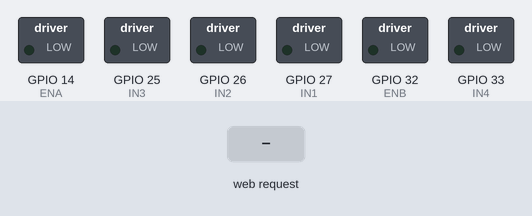
A sketch run on a simulated ESP32. Shown: switched loads named in the sketch (green lamp = pin HIGH). Inputs (shaded band) come from the test bench. What the sketch prints to the serial monitor is not drawn.

Above: at 1.2 s.
1.3 s: HTTP request GET /joy?x=1&y=1&val=1 received
At 2.0 s:
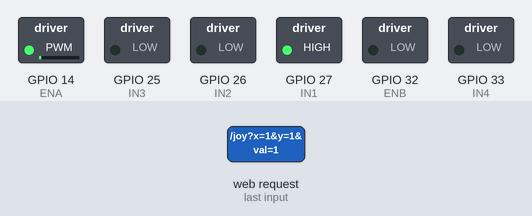
2.8 s: HTTP request GET /joy?x=120&y=120&val=120 received
At 3.1 s:
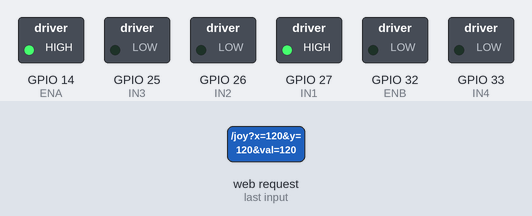
Timing chart, 0 to 5.8 s (numbered marks = the images above; inputs shaded):
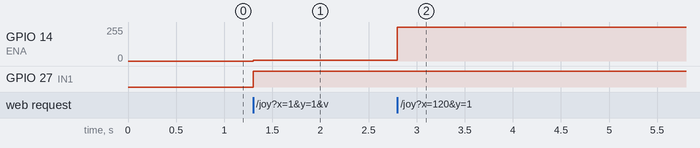

Measured:
- after the input at 1.3 s, GPIO 14 (ENA): 0/255 → 5/255 at once; GPIO 27 (IN1): LOW → HIGH at once
- after the input at 2.8 s, GPIO 14 (ENA): 5/255 → 255/255 at once

The sketch:

Bluetooth_RC_Car_code.ino
```cpp
#include <WiFi.h>
#include <WebServer.h>

// --- WiFi Credentials (Access Point Mode) ---
const char* ssid = "Vinay";
const char* password = "vinay1234";

WebServer server(80);

// --- L298N Motor Driver Pins ---
// Left Motor (A)
const int ENA = 14;
const int IN1 = 27;
const int IN2 = 26;
// Right Motor (B)
const int ENB = 32;
const int IN3 = 25;
const int IN4 = 33;

// --- Global Variables ---
int speedLimit = 255;
bool isInverted = false; // Tracks if controls are flipped

// --- The Web Interface ---
const char* htmlPage = R"rawliteral(<!DOCTYPE html>
<html lang="en">
<head>
    <meta charset="UTF-8">
    <meta name="viewport" content="width=device-width, initial-scale=1.0, maximum-scale=1.0, user-scalable=no">
    <title>ESP32 Robot Remote</title>
    <style>
        :root {
            --navy: #0b192c;
            --cyan: #00e5ff;
            --green: #39ff14;
            --orange: #ff9900;
            --dark-panel: #142847;
        }

        body {
            background-color: var(--navy);
            color: white;
            font-family: 'Segoe UI', Tahoma, Geneva, Verdana, sans-serif;
            margin: 0;
            padding: 20px;
            display: flex;
            flex-direction: column;
            align-items: center;
            touch-action: none;
        }

        h1 { margin-top: 0; color: var(--cyan); text-transform: uppercase; letter-spacing: 2px; }

        #status {
            padding: 10px 20px;
            border-radius: 20px;
            background-color: var(--dark-panel);
            color: #ff4444;
            font-weight: bold;
            margin-bottom: 20px;
            border: 1px solid #ff4444;
            transition: all 0.3s;
        }

        .joystick-container {
            position: relative;
            background-color: var(--dark-panel);
            border: 3px solid var(--cyan);
            border-radius: 50%;
            box-shadow: 0 0 15px rgba(0, 229, 255, 0.3);
            margin-bottom: 30px;
        }

        canvas { display: block; }

        .controls-panel {
            width: 100%;
            max-width: 400px;
            display: flex;
            flex-direction: column;
            gap: 20px;
        }

        .slider-container label {
            display: flex;
            justify-content: space-between;
            color: var(--cyan);
            margin-bottom: 10px;
            font-weight: bold;
        }

        input[type=range] {
            -webkit-appearance: none;
            width: 100%;
            background: transparent;
        }

        input[type=range]::-webkit-slider-runnable-track {
            width: 100%;
            height: 10px;
            background: var(--dark-panel);
            border-radius: 5px;
            border: 1px solid var(--cyan);
        }

        input[type=range]::-webkit-slider-thumb {
            -webkit-appearance: none;
            height: 24px;
            width: 24px;
            border-radius: 50%;
            background: var(--green);
            cursor: pointer;
            margin-top: -8px;
            box-shadow: 0 0 10px var(--green);
        }

        .button-group {
            display: flex;
            width: 100%;
        }

        .action-btn {
            flex: 1;
            padding: 15px;
            background-color: transparent;
            color: var(--cyan);
            border: 2px solid var(--cyan);
            border-radius: 10px;
            font-size: 16px;
            font-weight: bold;
            text-transform: uppercase;
            cursor: pointer;
            transition: all 0.2s;
        }

        /* Styling for when controls are inverted */
        .action-btn.active {
            background-color: var(--orange);
            color: var(--navy);
            border-color: var(--orange);
            box-shadow: 0 0 15px var(--orange);
        }
    </style>
</head>
<body>

    <h1>Robot Control</h1>
    <div id="status">● Standby</div>

    <div class="joystick-container">
        <canvas id="joystick" width="250" height="250"></canvas>
    </div>

    <div class="controls-panel">
        <div class="slider-container">
            <label><span>Speed Limit</span> <span id="speed-val">255</span></label>
            <input type="range" id="speed" min="0" max="255" value="255">
        </div>

        <div class="button-group">
            <button class="action-btn" id="btn-invert">Invert Controls: OFF</button>
        </div>
    </div>

    <script>
        const statusEl = document.getElementById('status');
        const speedSlider = document.getElementById('speed');
        const speedVal = document.getElementById('speed-val');
        const btnInvert = document.getElementById('btn-invert');

        let isInverted = false;

        function sendCommand(endpoint) {
            fetch(endpoint)
                .then(response => {
                    statusEl.innerText = "● Connected";
                    statusEl.style.color = "var(--green)";
                    statusEl.style.borderColor = "var(--green)";
                })
                .catch(error => {
                    statusEl.innerText = "● Disconnected";
                    statusEl.style.color = "#ff4444";
                    statusEl.style.borderColor = "#ff4444";
                });
        }

        // --- Speed Slider ---
        speedSlider.addEventListener('input', (e) => {
            speedVal.innerText = e.target.value;
        });
        speedSlider.addEventListener('change', (e) => {
            sendCommand(`/speed?val=${e.target.value}`);
        });

        // --- Invert Controls Button ---
        function toggleInvert(e) {
            if (e) e.preventDefault();
            isInverted = !isInverted;

            if (isInverted) {
                btnInvert.classList.add('active');
                btnInvert.innerText = "Invert Controls: ON";
            } else {
                btnInvert.classList.remove('active');
                btnInvert.innerText = "Invert Controls: OFF";
            }

            sendCommand(`/invert?state=${isInverted ? 1 : 0}`);
        }

        btnInvert.addEventListener('touchstart', toggleInvert);
        btnInvert.addEventListener('click', toggleInvert);


        // --- Joystick Logic ---
        const canvas = document.getElementById('joystick');
        const ctx = canvas.getContext('2d');
        const radius = canvas.width / 2;
        const maxStickDistance = radius - 30;

        let isDrawing = false;
        let lastSendTime = 0;
        const THROTTLE_MS = 100;

        function drawJoystick(x, y) {
            ctx.clearRect(0, 0, canvas.width, canvas.height);
            ctx.beginPath();
            ctx.arc(x, y, 30, 0, Math.PI * 2);
            ctx.fillStyle = "var(--cyan)";
            ctx.fill();
            ctx.shadowBlur = 10;
            ctx.shadowColor = "var(--cyan)";
            ctx.closePath();
        }

        function resetJoystick() {
            drawJoystick(radius, radius);
            sendCommand(`/joy?x=0&y=0`);
        }

        resetJoystick();

        function handleMove(clientX, clientY) {
            if (!isDrawing) return;

            const rect = canvas.getBoundingClientRect();
            const mouseX = clientX - rect.left;
            const mouseY = clientY - rect.top;

            const dx = mouseX - radius;
            const dy = mouseY - radius;
            const distance = Math.min(Math.sqrt(dx*dx + dy*dy), maxStickDistance);
            const angle = Math.atan2(dy, dx);

            const knobX = radius + distance * Math.cos(angle);
            const knobY = radius + distance * Math.sin(angle);

            drawJoystick(knobX, knobY);

            const mapX = Math.round((distance * Math.cos(angle) / maxStickDistance) * 100);
            const mapY = Math.round(((distance * Math.sin(angle) / maxStickDistance) * 100) * -1);

            const now = Date.now();
            if (now - lastSendTime > THROTTLE_MS) {
                sendCommand(`/joy?x=${mapX}&y=${mapY}`);
                lastSendTime = now;
            }
        }

        canvas.addEventListener('touchstart', (e) => {
            e.preventDefault();
            isDrawing = true;
            handleMove(e.touches[0].clientX, e.touches[0].clientY);
        });

        canvas.addEventListener('touchmove', (e) => {
            e.preventDefault();
            handleMove(e.touches[0].clientX, e.touches[0].clientY);
        });

        canvas.addEventListener('touchend', (e) => {
            e.preventDefault();
            isDrawing = false;
            resetJoystick();
        });

        canvas.addEventListener('mousedown', (e) => {
            isDrawing = true;
            handleMove(e.clientX, e.clientY);
        });
        canvas.addEventListener('mousemove', (e) => {
            handleMove(e.clientX, e.clientY);
        });
        canvas.addEventListener('mouseup', () => {
            isDrawing = false;
            resetJoystick();
        });
        canvas.addEventListener('mouseleave', () => {
            if(isDrawing) {
                isDrawing = false;
                resetJoystick();
            }
        });
    </script>
</body>
</html>)rawliteral";

void setup() {
  Serial.begin(115200);

  // Initialize Motor Pins
  pinMode(ENA, OUTPUT);
  pinMode(IN1, OUTPUT);
  pinMode(IN2, OUTPUT);
  pinMode(ENB, OUTPUT);
  pinMode(IN3, OUTPUT);
  pinMode(IN4, OUTPUT);

  // Setup WiFi Access Point
  WiFi.softAP(ssid, password);
  IPAddress IP = WiFi.softAPIP();
  Serial.print("Robot IP Address: ");
  Serial.println(IP); // Default is 192.168.4.1

  // --- Web Server Endpoints ---

  server.on("/", []() {
    server.send(200, "text/html", htmlPage);
  });

  // Handle Joystick Movement
  server.on("/joy", []() {
    if (server.hasArg("x") && server.hasArg("y")) {
      int x = server.arg("x").toInt();
      int y = server.arg("y").toInt();

      // If Invert Controls is ON, swap the vector directions
      if (isInverted) {
        x = -x;
        y = -y;
      }

      // Calculate differential drive
      int rawLeft = y + x;
      int rawRight = y - x;

      // Clamp values between -100 and 100
      rawLeft = constrain(rawLeft, -100, 100);
      rawRight = constrain(rawRight, -100, 100);

      // Map percentages to PWM (0 to speedLimit)
      int pwmLeft = map(abs(rawLeft), 0, 100, 0, speedLimit);
      int pwmRight = map(abs(rawRight), 0, 100, 0, speedLimit);

      // Set Left Motor
      if (rawLeft > 0) {
        digitalWrite(IN1, HIGH); digitalWrite(IN2, LOW); // Forward
      } else if (rawLeft < 0) {
        digitalWrite(IN1, LOW); digitalWrite(IN2, HIGH); // Backward
      } else {
        digitalWrite(IN1, LOW); digitalWrite(IN2, LOW);  // Stop
      }
      analogWrite(ENA, pwmLeft);

      // Set Right Motor
      if (rawRight > 0) {
        digitalWrite(IN3, HIGH); digitalWrite(IN4, LOW); // Forward
      } else if (rawRight < 0) {
        digitalWrite(IN3, LOW); digitalWrite(IN4, HIGH); // Backward
      } else {
        digitalWrite(IN3, LOW); digitalWrite(IN4, LOW);  // Stop
      }
      analogWrite(ENB, pwmRight);

      server.send(200, "text/plain", "OK");
    }
  });

  // Handle Speed Slider
  server.on("/speed", []() {
    if (server.hasArg("val")) {
      speedLimit = server.arg("val").toInt();
      server.send(200, "text/plain", "OK");
    }
  });

  // Handle Control Inversion Toggle
  server.on("/invert", []() {
    if (server.hasArg("state")) {
      isInverted = (server.arg("state").toInt() == 1);
      server.send(200, "text/plain", "Invert State Updated");
    }
  });

  server.begin();
}

void loop() {
  server.handleClient();
}
```
